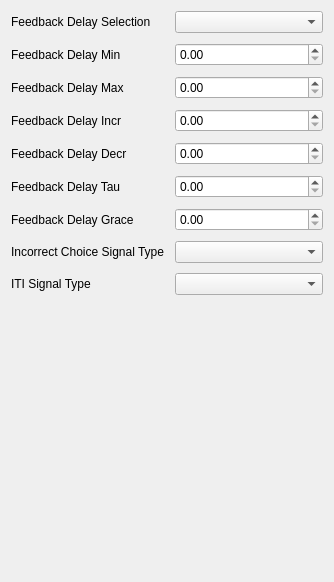
             <widget class="QWidget" name="feedbackDelayScrollAreaWidgetContents">
              <property name="geometry">
               <rect>
                <x>0</x>
                <y>0</y>
                <width>334</width>
                <height>582</height>
               </rect>
              </property>
              <layout class="QGridLayout" name="gridLayout_14">
               <item row="0" column="0">
                <layout class="QFormLayout" name="feedbackDelayFormLayout">
                 <property name="horizontalSpacing">
                  <number>10</number>
                 </property>
                 <property name="verticalSpacing">
                  <number>10</number>
                 </property>
                 <item row="0" column="0">
                  <widget class="QLabel" name="feedbackDelaySelectionLabel">
                   <property name="text">
                    <string>Feedback Delay Selection</string>
                   </property>
                  </widget>
                 </item>
                 <item row="0" column="1">
                  <widget class="QComboBox" name="feedback_delay_selection"/>
                 </item>
                 <item row="1" column="0">
                  <widget class="QLabel" name="feedbackDelayMinLabel">
                   <property name="text">
                    <string>Feedback Delay Min</string>
                   </property>
                  </widget>
                 </item>
                 <item row="1" column="1">
                  <widget class="QDoubleSpinBox" name="feedback_delay_min"/>
                 </item>
                 <item row="2" column="0">
                  <widget class="QLabel" name="feedbackDelayMaxLabel">
                   <property name="text">
                    <string>Feedback Delay Max</string>
                   </property>
                  </widget>
                 </item>
                 <item row="2" column="1">
                  <widget class="QDoubleSpinBox" name="feedback_delay_max"/>
                 </item>
                 <item row="3" column="0">
                  <widget class="QLabel" name="feedbackDelayIncrLabel">
                   <property name="text">
                    <string>Feedback Delay Incr</string>
                   </property>
                  </widget>
                 </item>
                 <item row="3" column="1">
                  <widget class="QDoubleSpinBox" name="feedback_delay_incr"/>
                 </item>
                 <item row="4" column="0">
                  <widget class="QLabel" name="feedbackDelayDecrLabel">
                   <property name="text">
                    <string>Feedback Delay Decr</string>
                   </property>
                  </widget>
                 </item>
                 <item row="4" column="1">
                  <widget class="QDoubleSpinBox" name="feedback_delay_decr"/>
                 </item>
                 <item row="5" column="0">
                  <widget class="QLabel" name="feedbackDelayTauLabel">
                   <property name="text">
                    <string>Feedback Delay Tau</string>
                   </property>
                  </widget>
                 </item>
                 <item row="5" column="1">
                  <widget class="QDoubleSpinBox" name="feedback_delay_tau"/>
                 </item>
                 <item row="6" column="0">
                  <widget class="QLabel" name="feedbackDelayGraceLabel">
                   <property name="text">
                    <string>Feedback Delay Grace</string>
                   </property>
                  </widget>
                 </item>
                 <item row="6" column="1">
                  <widget class="QDoubleSpinBox" name="feedback_delay_grace"/>
                 </item>
                 <item row="7" column="0">
                  <widget class="QLabel" name="incorrectChoiceSignalTypeLabel">
                   <property name="text">
                    <string>Incorrect Choice Signal Type</string>
                   </property>
                  </widget>
                 </item>
                 <item row="7" column="1">
                  <widget class="QComboBox" name="incorrect_choice_signal_type"/>
                 </item>
                 <item row="8" column="0">
                  <widget class="QLabel" name="iTISignalTypeLabel">
                   <property name="text">
                    <string>ITI Signal Type</string>
                   </property>
                  </widget>
                 </item>
                 <item row="8" column="1">
                  <widget class="QComboBox" name="iti_signal_type"/>
                 </item>
                </layout>
               </item>
              </layout>
             </widget>
